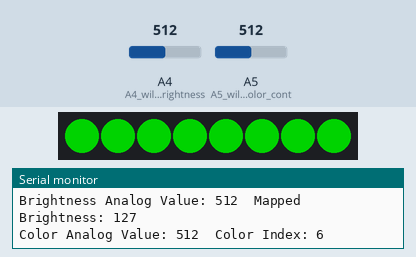
Recording of a sketch running on a simulated Arduino Uno, built with avr-gcc and run on an emulated ATmega328P. Shown: 8 RGB LEDs in strip order, left to right, the last lines printed to the serial monitor. The inputs (shaded band) are chosen by the test bench; at power-on: A5 (A5_will_be_for_color_cont) = 512, A4 (A4_will_be_for_brightness) = 512. Dim RGB values are drawn brighter than linear.

Above: at 1.2 s.
1.3 s: A5 (A5_will_be_for_color_cont) set to 837
At 2.6 s:
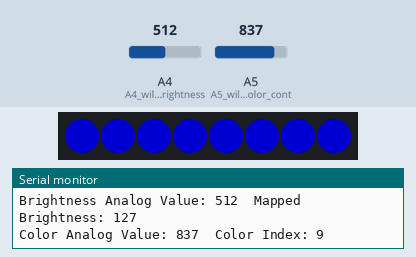
2.9 s: A5 (A5_will_be_for_color_cont) set to 862
At 4.2 s:
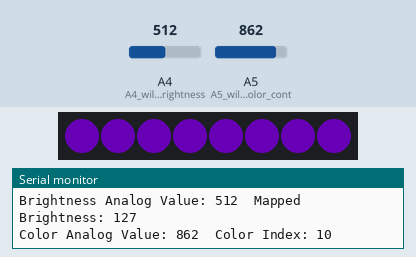
4.5 s: A4 (A4_will_be_for_brightness) set to 0
At 5.3 s:
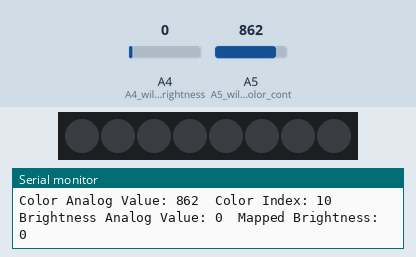
6.1 s: A4 (A4_will_be_for_brightness) set to 122
At 7.4 s:
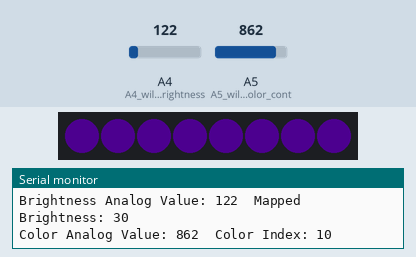
7.7 s: A5 (A5_will_be_for_color_cont) set to 985
At 8.2 s:
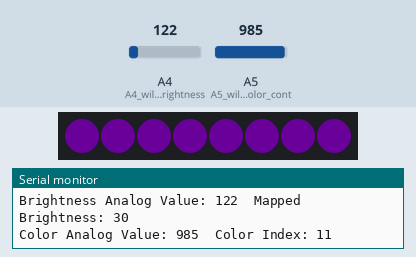
9.3 s: A5 (A5_will_be_for_color_cont) set to 1017
Timing chart, 0 to 12.3 s (numbered marks = the images above; inputs shaded):
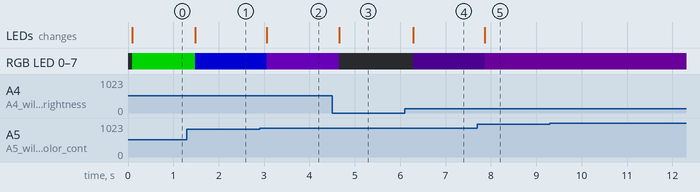

Measured:
- the behaviour switches between 852 and 853 on A5 (A5_will_be_for_color_cont) (found by bisection; images 1 and 2)
- after the input at 1.3 s, RGB LED 0–7: RGB(0, 127, 0) → RGB(0, 0, 127) after 0.18 s; the LEDs: change after 0.18 s (image 1)
- after the input at 2.9 s, RGB LED 0–7: RGB(0, 0, 127) → RGB(37, 0, 65) after 0.16 s; the LEDs: change after 0.16 s (image 2)
- after the input at 4.5 s, RGB LED 0–7: RGB(37, 0, 65) → off after 0.16 s; the LEDs: change after 0.16 s (image 3)
- after the input at 6.1 s, RGB LED 0–7: off → RGB(8, 0, 15) after 0.19 s; the LEDs: change after 0.19 s (image 4)
- after the input at 7.7 s, RGB LED 0–7: RGB(8, 0, 15) → RGB(17, 0, 25) after 0.17 s; the LEDs: change after 0.17 s (image 5)

The sketch:

colorcotrol.ino
```cpp
#include <Adafruit_NeoPixel.h>
#ifdef __AVR__
 #include <avr/power.h> // Required for 16 MHz Adafruit Trinket
#endif

// Which pin on the Arduino is connected to the NeoPixels?
#define PIN        6 // Change this to the pin you're using

// How many NeoPixels are attached to the Arduino?
#define NUMPIXELS 8 // You mentioned you have 8 NeoPixels

// Initialize the NeoPixel library
Adafruit_NeoPixel pixels(NUMPIXELS, PIN, NEO_GRB + NEO_KHZ800);

// Rainbow colors (RGB values)
int rainbow[13][3] = {
  {255, 0, 0},      // Red
  {255, 51, 0},     // Red-Orange
  {255, 102, 0},    // Orange
  {255, 153, 0},    // Orange-Yellow
  {255, 204, 0},    // Yellow
  {204, 255, 0},    // Yellow-Green
  {102, 255, 0},    // Green-Yellow
  {0, 255, 0},      // Green
  {0, 255, 255},    // Cyan
  {0, 204, 255},    // Light Blue
  {0, 0, 255},      // Blue
  {75, 0, 130},     // Indigo
  {148, 0, 211}     // Violet
};

// Function to smoothly transition between two colors
void interpolateColor(int startColor[3], int endColor[3], int steps) {
  int red, green, blue;

  // Interpolate in a smooth way and store the result in the pixel buffer
  for (int i = 0; i < steps; i++) {
    red = startColor[0] + (endColor[0] - startColor[0]) * i / steps;
    green = startColor[1] + (endColor[1] - startColor[1]) * i / steps;
    blue = startColor[2] + (endColor[2] - startColor[2]) * i / steps;

    // Update pixels' colors for the current step
    for (int j = 0; j < NUMPIXELS; j++) {
      pixels.setPixelColor(j, pixels.Color(red, green, blue));
    }
  }

  // After interpolation is complete, show the updated colors once
  pixels.show();
}

void setup() {
  pixels.begin(); // INITIALIZE NeoPixel strip object (REQUIRED)
  pixels.show();   // Send the updated pixel colors to the hardware.

  // Initialize analog pins A4 and A5 for reading
  pinMode(A4, INPUT); // A4 will be for brightness control
  pinMode(A5, INPUT); // A5 will be for color control

  // Start serial communication for debugging
  Serial.begin(9600);
}

void loop() {
  // Read the analog value from pin A5 for color control (0-1023)
  int analogValueColor = analogRead(A5);

  // Map the analog value (0-1023) to a range of 0 to 12 for rainbow color index
  int colorIndex = map(analogValueColor, 0, 1023, 0, 12);  // Maps the potentiometer to a color index in the rainbow array

  // Debugging: Print the color control analog value and the mapped color index to Serial Monitor
  Serial.print("Color Analog Value: ");
  Serial.print(analogValueColor);
  Serial.print("  Color Index: ");
  Serial.println(colorIndex);

  // Read the analog value from pin A4 for brightness control (0-1023)
  int analogValueBrightness = analogRead(A4);

  // Map the analog value (0-1023) to a range of 0 to 255 for brightness control
  int brightness = map(analogValueBrightness, 0, 1023, 0, 255); // Map to brightness range

  // Debugging: Print the brightness value to Serial Monitor
  Serial.print("Brightness Analog Value: ");
  Serial.print(analogValueBrightness);
  Serial.print("  Mapped Brightness: ");
  Serial.println(brightness);

  // Set the NeoPixel brightness based on the potentiometer on pin A4
  pixels.setBrightness(brightness);

  // Get the current and next color based on the mapped color index
  int nextColorIndex = (colorIndex + 1) % 13;  // Wrap around to the first color when we reach the last one

  // Interpolate between the current and next color in the rainbow
  interpolateColor(rainbow[colorIndex], rainbow[nextColorIndex], 255);  // 255 steps for a smooth transition
}
```
